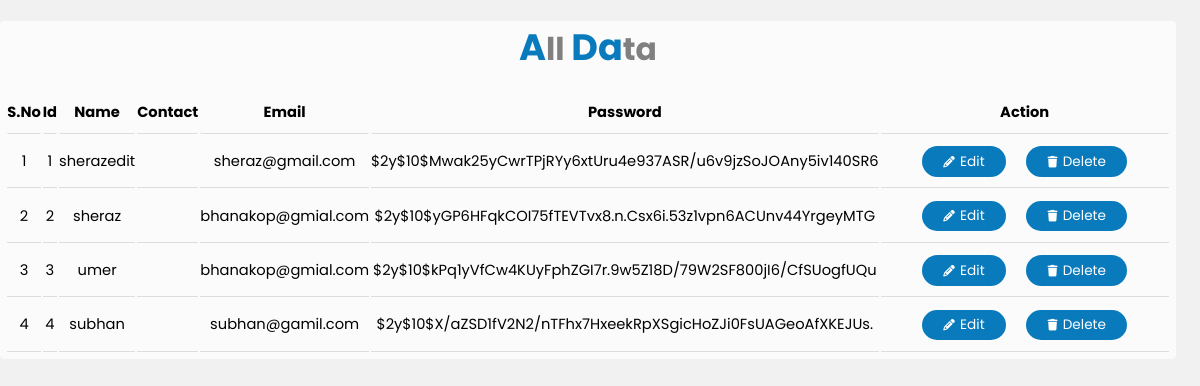
Before: /showData.php with the older database file.
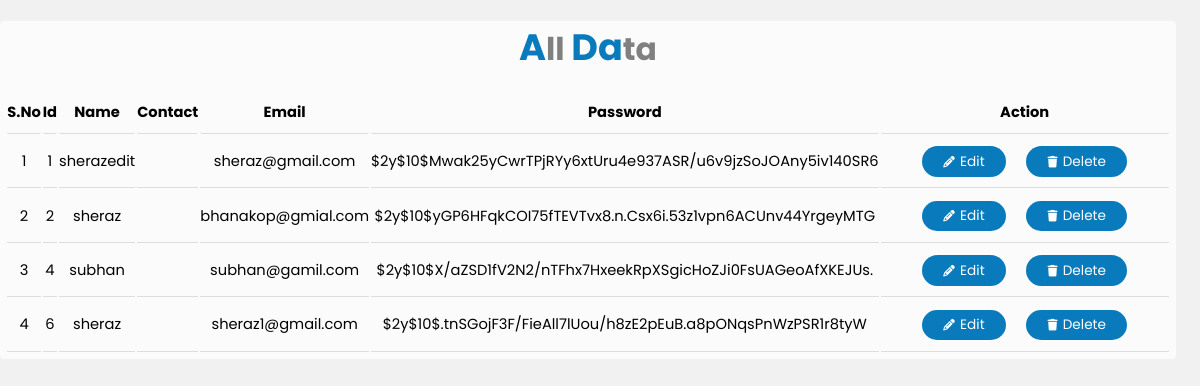
After: the same page with the newer database file.
### tables this page shows
CREATE TABLE `user` (
  `id` int(11) NOT NULL,
  `name` varchar(255) NOT NULL,
  `email` varchar(255) NOT NULL,
  `cnic` varchar(255) NOT NULL,
  `password` varchar(255) NOT NULL,
  `time` datetime NOT NULL DEFAULT current_timestamp()
);

### showData.php (the view, shortened to what this page needs)
<?php
require 'conn.php';
$selectQuery = "SELECT * FROM `user`";
$result = mysqli_query($conn,$selectQuery);
$row = mysqli_num_rows($result);
?>
<!doctype html>
<html lang="en">
  <head>
    <link rel="stylesheet" href="table.css">
    <link rel="stylesheet" href="https://cdnjs.cloudflare.com/ajax/libs/font-awesome/6.4.0/css/all.min.css  ">
  </head>
  <body>
    <div class="container">
        <header>
            <h2><span>A</span>ll <span>Da</span>ta</h2>
        </header>
    <table class="table" >
        <thead >
          <tr >
            <th scope="col">s.no</th>
            <th scope="col">Id</th>
            <th scope="col">Name</th>
            <th scope="col">Contact</th>
            <th scope="col">email</th>
            <th scope="col">password</th>
            <th class="adtionth" scope="col">action</th>
          </tr>
        </thead>
        <tbody>
          <?php
          if($row > 0){
            while($data = mysqli_fetch_assoc($result)){
              $i+=1;
              echo '<tr>
              <td>'.$i.'</td>
              <td>'.$data['id'].'</td>
              <td>'.$data['name'].'</td>
              <td>'.$data['contact'].'</td>
              <td>'.$data['email'].'</td>
              <td>'.$data['password'].'</td>
              <td class="ac_btn">
         <a style=" text-decoration: none !important; color:white;" class="Submit_btn" href="edit.php?id='.$data['id'].'" target="_blank"><i class="fa-solid fa-pencil"></i>edit</a>
              <a style=" text-decoration: none !important; color:white;" class="Submit_btn" name="deleteBtn" href="remove.php?id='.$data['id'].'"><i class="fa-solid fa-trash"></i>delete</a>
               </td>
            </tr>';
            }
          }
          ?>
        </tbody>
      </table>
    </div>
  </body>
</html>

### table.css (style rules this page uses)
* { padding: 0; margin: 0; text-decoration: none; box-sizing: border-box; font-family: 'Poppins', sans-serif; }
body { background-color: rgba(240, 240, 240, 0.897); }
:root { --pry_color :rgb(9, 123, 189); }
html { font-size: 65.5%; }
.table thead th { border-bottom: 1px solid #14141421 !important; text-align: center; padding-bottom: 1rem; border-radius: .2rem !important; text-transform: capitalize; }
.table tbody td { border-bottom: 1px solid #14141421 !important; }
.ac_btn { text-align: center; display: flex; justify-content: center; }
.adtionth { width: 30rem; }
.table tbody td { text-align: center; }
.container { display: flex; max-width: 98vw; flex-direction: column; margin-top: 2rem; background-color: rgb(251, 251, 252); border-radius: .4rem; font-size: 1.4rem; }
header { display: flex; justify-content: center; align-items: center; min-height: 7rem; }
header h2 { margin-top: -2rem; font-size: 3rem; color: gray; }
header span { color: var(--pry_color); font-size: 3.5rem; }
.Submit_btn { background-color: var(--pry_color); color: white; border: none; padding: .5rem 2rem; border-radius: 2rem; font-size: 1.3rem; cursor: pointer; display: flex; align-items: center; position: relative; transition: .1s linear; margin: 1rem; text-transform: capitalize !important; }
.Submit_btn i { font-size: 1.1rem; right: 2rem; transition: .2s linear; margin-right: 0.5rem; }

### showData.php (style rules this page uses)
.table { padding: .5rem; }

Changed rows visible on the page:
removed user: id "3", name "umer", email "bhanakop@gmial.com", password "$2y$10$kPq1yVfCw4KUyFphZGI7r.9w5Z18D/79W2SF800jI6/CfSUogfUQu"
added user: id "6", name "sheraz", email "sheraz1@gmail.com", password "$2y$10$.tnSGojF3F/FieAll7lUou/h8zE2pEuB.a8pONqsPnWzPSR1r8tyW"
